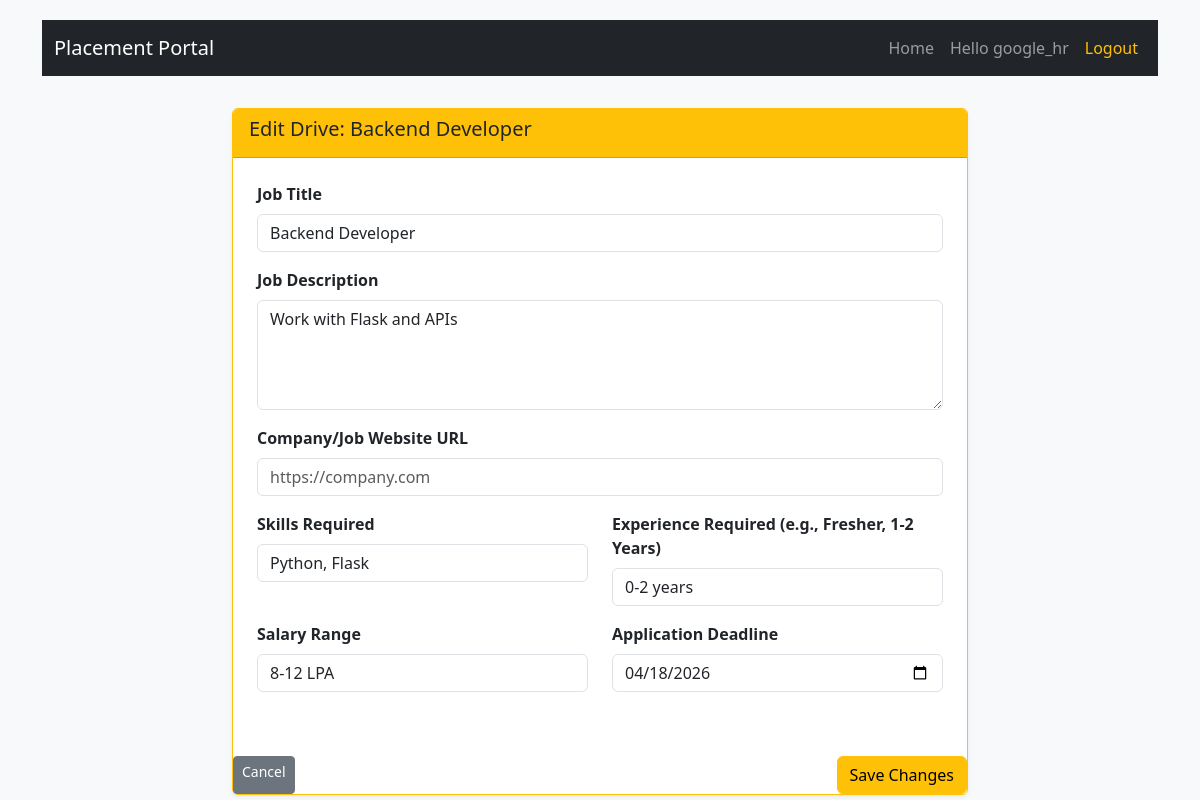
The page /company/edit_drive/1 (signed in) on the database as committed earlier.
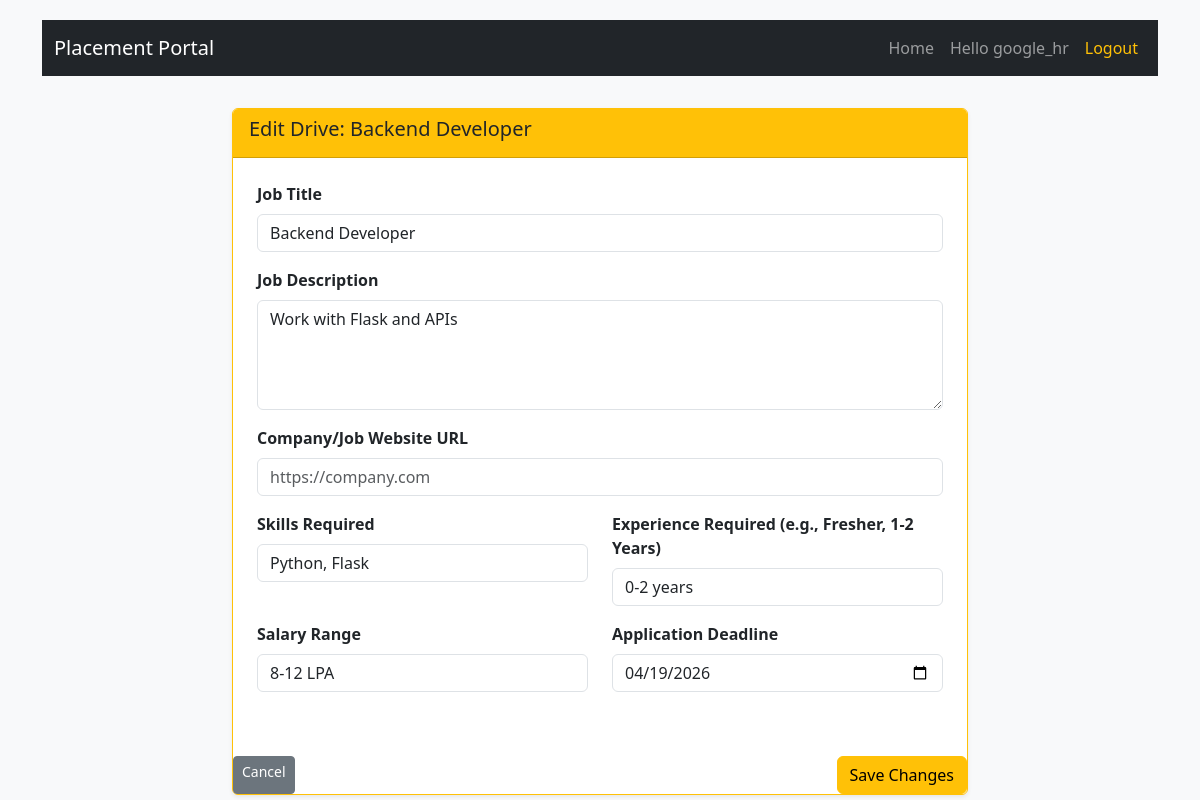
The same page on the database as committed later.
### database/models.py (models this page shows)
class Placements(db.Model):
    __tablename__ = 'placements'
    id = db.Column(db.Integer, primary_key=True)
    company_id = db.Column(db.Integer, db.ForeignKey('company.id'), nullable=False)
    title = db.Column(db.String(100), nullable=False)
    description = db.Column(db.Text, nullable=False)
    reqSkills = db.Column(db.Text)
    experience = db.Column(db.String(50))
    salary = db.Column(db.String(50))
    deadline = db.Column(db.DateTime)
    website = db.Column(db.String(255))
    is_rejected = db.Column(db.Boolean, default=False)
    status = db.Column(db.Boolean, default=True) # Company can close the drive
    admin_approval = db.Column(db.Boolean, default=False) # Admin approves the drive
    applications = db.relationship('Application', backref='placements', lazy=True, cascade="all, delete-orphan")

### routes/company_mgmt.py (the view)
@app.route('/company/edit_drive/<int:drive_id>', methods = ['GET', 'POST'])
@login_required
@role_required('company')
def edit_drive(drive_id):
    company = get_approved_company()
    if not company:
        return redirect(url_for('login'))
    placement = models.Placements.query.get_or_404(drive_id)
    if placement.company_id !=company.id:
        flash("Unauthorized access. You cannot edit a drive you did not create.", "danger")
        return redirect(url_for('company_dashboard'))
    form = JobPostForm()
    if form.validate_on_submit():
        placement.title = form.title.data
        placement.description = form.description.data
        placement.reqSkills = form.skills_required.data
        placement.experience = form.experience_required.data
        placement.salary = form.salary_range.data
        placement.website = form.website_url.data
        placement.deadline = form.deadline.data
        db.session.commit()
        flash(f'Placement drive "{placement.title}" updated successfully!', 'success')
        return redirect(url_for('company_dashboard'))
    elif request.method == 'GET':
        form.title.data = placement.title
        form.description.data =placement.description
        form.skills_required.data = placement.reqSkills
        form.experience_required.data= placement.experience
        form.salary_range.data= placement.salary
        form.deadline.data= placement.deadline
    return render_template('edit_drive.html',form=form, placement=placement)

### forms.py
class JobPostForm(FlaskForm):
    title = StringField('Job Title', validators=[DataRequired(), Length(max=100)])
    description = TextAreaField('Job Description', validators=[DataRequired()])
    skills_required = StringField('Skills Required', validators=[DataRequired()])
    experience_required = StringField('Experience Required (e.g., Fresher, 1-2 Years)', validators=[DataRequired(), Length(max=50)])
    salary_range = StringField('Salary Range', validators=[DataRequired(), Length(max=50)])
    website_url = StringField('Company/Job Website URL', validators=[DataRequired(), URL(message="Must be a valid URL starting with http:// or https://")])
    deadline = DateField('Application Deadline', format='%Y-%m-%d', validators=[DataRequired()])
    submit = SubmitField('Post Placement Drive')

### app.py (called while the page is built)
@login_manager.user_loader
def load_user(user_id):
    return models.User.query.get(int(user_id))

### routes/admin_mgmt.py (called while the page is built)
def get_approved_company():
    companyObj =models.Company.query.filter_by(user_id=current_user.id).first()
    if companyObj is  None:
        return None
    if not companyObj.approval:
        return None
    return companyObj

### templates/edit_drive.html (shortened to what this page needs)
{% extends "base.html" %}
{% block content %}
<div class="row justify-content-center mt-2">
    <div class="col-md-8 col-12">
        <div class="card shadow-sm border-warning mt-3">
            <div class="card-header bg-warning text-dark">
                <h5>Edit Drive: {{placement.title }}</h5>
            </div>
            <div class="card-body p-4">
                <form method="POST" action="">
                    <div class="mb-3">
                        {{form.title.label(class="form-label fw-bold")}}
                        {{form.title(class="form-control")}}
                    </div>
                    <div class="mb-3">
                        {{form.description.label(class="form-label fw-bold")}}
                        {{form.description(class="form-control", rows=4) }}
                    </div>
                    <div class="mb-3">
                        {{ form.website_url.label(class="form-label fw-bold") }}
                        {{ form.website_url(class="form-control", placeholder="https://company.com") }}
                    </div>
                        <div class="row">
                            <div class="col-md-6 mb-3">
                                {{ form.skills_required.label(class="form-label fw-bold") }}
                                {{ form.skills_required(class="form-control") }}
                            </div>
                            <div class="col-md-6 mb-3">
                                {{form.experience_required.label(class="form-label fw-bold")}}
                                {{form.experience_required(class="form-control")}}
                            </div>
                        </div>
                    <div class="row">
                        <div class="col-md-6 mb-3">
                            {{ form.salary_range.label(class="form-label fw-bold")}}
                            {{form.salary_range(class="form-control")}}
                        </div>
                        <div class="col-md-6 mb-3">
                            {{form.deadline.label(class="form-label fw-bold")}}
                            {{form.deadline(class="form-control", type="date")}}
                        </div>
                    </div>
                    </div>
                    <div class="d-flex justify-content-between mt-4">
                        <a href="{{ url_for('company_dashboard') }}" class="btn btn-secondary btn-sm"> Cancel</a>
                        {{ form.submit(class="btn btn-warning", value="Save Changes") }}
                    </div>
            </div>
        </div>
    </div>
</div>
{% endblock %}

Rows that differ between the two databases and show on the page:
changed Placements "Backend Developer": deadline "04/18/2026" → "04/19/2026"
